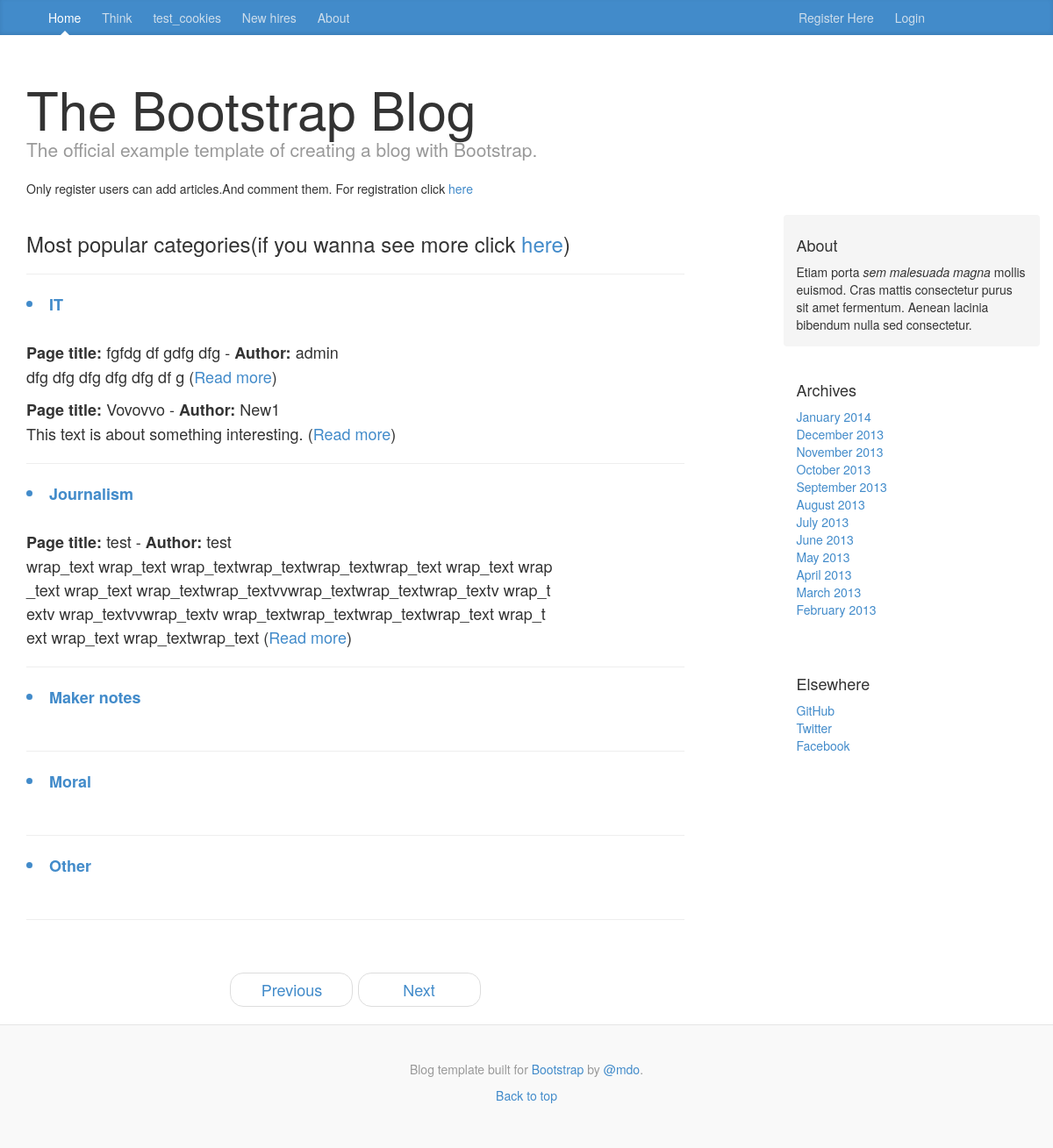
Before: / with the older database file.
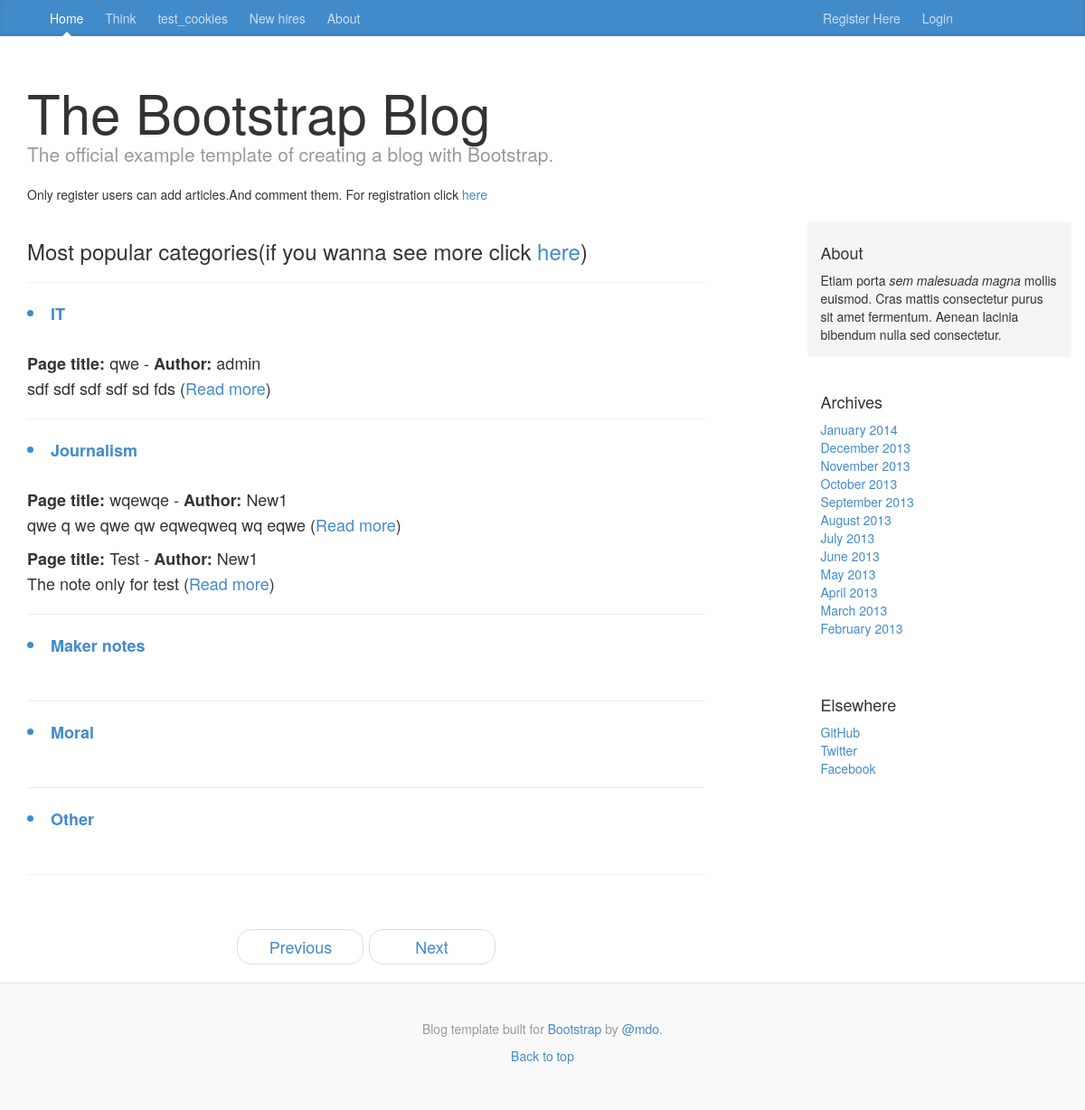
After: the same page with the newer database file.
### blog/models.py (models this page shows, shortened)
class Category(models.Model):
    name = models.CharField(max_length=256,unique=True)
    slug = models.SlugField(unique=True)
    note_number = models.IntegerField(default=0)
    class Meta:
        verbose_name_plural = 'categories'

class Page(models.Model):
    category = models.ForeignKey(Category)
    id = models.IntegerField(primary_key=True)
    title = models.CharField(max_length=128)
    author = models.CharField(max_length=128)
    date_print = models.DateTimeField(auto_now_add=True)
    content = models.CharField(max_length=5000,)
    views = models.IntegerField(default=0)
    likes = models.IntegerField(default=0)
    favorite = models.BooleanField(default=False)

### blog/views.py (the view)
# urls.py: url(r'^$', views.index,name='blog'),
def index(request):
    category_list = Category.objects.order_by('name')[:5]
    page_list = Page.objects.order_by('-title')[:5]
    context_dict = {'categories': category_list, 'pages': page_list}
    return render(request, 'blog/index.html', context_dict)

### template/blog/index.html (shortened to what this page needs)
{% extends 'blog/base.html' %}
{% block body_block %}
    <div class="blog-post">
        <h3>Most popular categories(if you wanna see more click  <a href="{% url 'categories_list' %}">here</a>)</h3>
    <hr>
        {% if categories %}
            {% for category  in categories %}
                <a href="{% url 'show_category' category.slug  %}"><li><strong>{{ category.name }}</strong></li></a><br>
                {% if pages %}
                        {% for page in pages %}
                            {% if page.category == category %}
                                    <strong>Page title:</strong> {{ page.title }} -
                                        <strong>Author:</strong> {{ page.author }}<br>
                                            <p id="wrap_text" >{{  page.content }}
                                                (<a href="{% url 'show_page' page.id %}">Read more</a>)</p>
                            {% endif %}
                        {% endfor %} <hr>
                {% endif %}
            {% endfor %}
        {% else %}
            Something wrong
        {% endif %}
    </div>
  <ul class="pager">
    <li><a href="#">Previous</a></li>
    <li><a href="#">Next</a></li>
  </ul>
{% endblock %}

### template/blog/base.html (shortened to what this page needs)
<!DOCTYPE html>
{% load staticfiles %}
<html lang="en"><head><meta http-equiv="Content-Type" content="text/html; charset=UTF-8">
<link href="{% static 'css/blog.css'%}" rel="stylesheet">
<link href="{% static 'css/bootstrap.min.css' %}" rel="stylesheet">
<link href="{% static 'css/font-awesome.css'%}" rel="stylesheet">
<style id="holderjs-style" type="text/css"></style></head>
<body>
<div class="blog-masthead">
  <div class="container">
    <nav class="blog-nav col-sm-9">
      <a class="blog-nav-item active" href="{% url 'blog' %}">Home</a>
        {% if user.is_authenticated %}
            <a class="blog-nav-item" href="{% url 'categories_list' %}">Categories</a>
        {% else %}
            <a class="blog-nav-item" href="#">Think</a>
        {% endif %}
      <a class="blog-nav-item" href="{% url 'test_cookies' %}">test_cookies</a>
      <a class="blog-nav-item" href="#">New hires</a>
      <a class="blog-nav-item" href="#">About</a>
    </nav>
    <nav class="blog-nav col-sm-3">
        {% if user.is_authenticated %}
            <a class="blog-nav-item" href="{% url 'profile' user.username %}">{{ user.username }}</a>
            <a class="blog-nav-item" href="{% url 'auth_logout' %}?next=/blog/">Logout</a>
        {% else %}
            <a class="blog-nav-item" href="{% url 'registration_register' %}">Register Here</a>
            <a class="blog-nav-item" href="{% url 'auth_login' %}">Login</a>
        {% endif %}
    </nav>
  </div>
</div>
<div class="container">
  <div class="blog-header">
    <h1 class="blog-title">The Bootstrap Blog</h1>
    <p class="lead blog-description">The official example template of creating a blog with Bootstrap.</p>
      {% if not user.is_authenticated %}
            Only register users can add articles.And comment them.
          For registration click <a href="{% url 'registration_register' %}">here</a>
      {% endif %}
  </div>
  <div class="row">
    <div class="col-sm-8 blog-main">
        {% block body_block %}
        {% endblock %}
    </div>
    <div class="col-sm-3 col-sm-offset-1 blog-sidebar">
      <div class="sidebar-module sidebar-module-inset">
        <h4>About</h4>
        <p>Etiam porta <em>sem malesuada magna</em> mollis euismod. Cras mattis consectetur purus sit amet fermentum. Aenean lacinia bibendum nulla sed consectetur.</p>
      </div>
      <div class="sidebar-module">
        <h4>Archives</h4>
        <ol class="list-unstyled">
          <li><a href="#">January 2014</a></li>
          <li><a href="#">December 2013</a></li>
          <li><a href="#">November 2013</a></li>
          <li><a href="#">October 2013</a></li>
          <li><a href="#">September 2013</a></li>
          <li><a href="#">August 2013</a></li>
          <li><a href="#">July 2013</a></li>
          <li><a href="#">June 2013</a></li>
          <li><a href="#">May 2013</a></li>
          <li><a href="#">April 2013</a></li>
          <li><a href="#">March 2013</a></li>
          <li><a href="#">February 2013</a></li>
        </ol>
      </div>
      <div class="sidebar-module">
        <h4>Elsewhere</h4>
        <ol class="list-unstyled">
          <li><a href="#">GitHub</a></li>
          <li><a href="#">Twitter</a></li>
          <li><a href="#">Facebook</a></li>
        </ol>
      </div>
    </div>
  </div>
</div>
<div class="blog-footer">
  <p>Blog template built for <a href="#">Bootstrap</a> by <a href="#">@mdo</a>.</p>
  <p>
    <a href="#">Back to top</a>
  </p>
</div>
</body>
</html>

### static/css/blog.css (style rules this page uses)
body { font-family: Georgia, "Times New Roman", Times, serif; color: #555; }
h1, .h1, h2, .h2, h3, .h3, h4, .h4, h5, .h5, h6, .h6 { margin-top: 0; font-family: "Helvetica Neue", Helvetica, Arial, sans-serif; font-weight: normal; color: #333; }
@media (min-width: 1200px) { .container { width: 970px; } }
.blog-masthead { background-color: #428bca; box-shadow: inset 0 -2px 5px rgba(0,0,0,.1); }
.blog-nav-item { position: relative; display: inline-block; padding: 10px; font-weight: 500; color: #cdddeb; }
.blog-nav .active { color: #fff; }
.blog-nav .active:after { position: absolute; bottom: 0; left: 50%; width: 0; height: 0; margin-left: -5px; vertical-align: middle; content: " "; border-right: 5px solid transparent; border-bottom: 5px solid; border-left: 5px solid transparent; }
.blog-header { padding-top: 20px; padding-bottom: 20px; }
.blog-title { margin-top: 30px; margin-bottom: 0; font-size: 60px; font-weight: normal; }
.blog-description { font-size: 20px; color: #999; }
.blog-main { font-size: 18px; line-height: 1.5; }
.sidebar-module { padding: 15px; margin: 0 -15px 15px; }
.sidebar-module-inset { padding: 15px; background-color: #f5f5f5; border-radius: 4px; }
.sidebar-module-inset p:last-child, .sidebar-module-inset ul:last-child, .sidebar-module-inset ol:last-child { margin-bottom: 0; }
#wrap_text { width: 600px; word-break: break-all; white-space: normal; }
.pager { margin-bottom: 60px; text-align: left; }
.pager > li > a { width: 140px; padding: 10px 20px; text-align: center; border-radius: 30px; }
.blog-post { margin-bottom: 60px; }
.blog-footer { padding: 40px 0; color: #999; text-align: center; background-color: #f9f9f9; border-top: 1px solid #e5e5e5; }

Changed rows visible on the page:
removed Page: title "fgfdg df gdfg dfg", author "admin", content "dfg dfg dfg dfg dfg df g", shown under Category "IT"
removed Page: title "Vovovvo", author "New1", content "This text is about something interesting.", shown under Category "IT"
removed Page: title "test", author "test", content "wrap_text wrap_text wrap_textwrap_textwrap_textwrap_text wrap_text wrap_text wrap_text wrap_textwrap_textvvwrap_textwrap_textwrap_textv wrap_textv wrap_textvvwrap_textv wrap_textwrap_textwrap_textwrap_text wrap_text wrap_text wrap_textwrap_text", shown under Category "Journalism"
added Page: title "qwe", author "admin", content "sdf sdf sdf sdf sd fds", shown under Category "IT"
added Page: title "wqewqe", author "New1", content "qwe q we qwe qw eqweqweq wq eqwe", shown under Category "Journalism"
added Page: title "Test", author "New1", content "The note only for test", shown under Category "Journalism"
